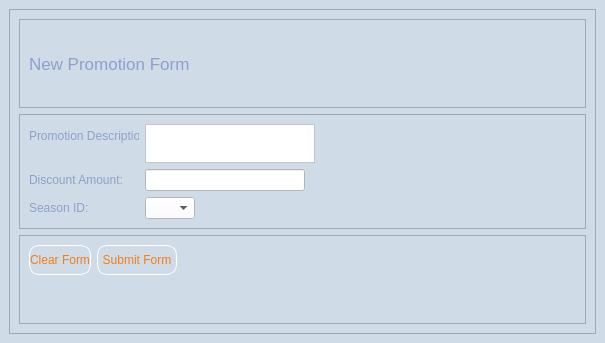
<?xml version="1.0" encoding="UTF-8"?>
<ui version="4.0">
 <class>Promotion</class>
 <widget class="QMainWindow" name="Promotion">
  <property name="geometry">
   <rect>
    <x>0</x>
    <y>0</y>
    <width>605</width>
    <height>343</height>
   </rect>
  </property>
  <property name="windowTitle">
   <string>Promotion</string>
  </property>
  <property name="styleSheet">
   <string notr="true">background-color:#D0DBE8</string>
  </property>
  <widget class="QWidget" name="centralwidget">
   <layout class="QVBoxLayout" name="verticalLayout">
    <item>
     <widget class="QScrollArea" name="scrollArea">
      <property name="styleSheet">
       <string notr="true">QPushButton{border:1px solid white; border-radius:10px;}</string>
      </property>
      <property name="widgetResizable">
       <bool>true</bool>
      </property>
      <widget class="QWidget" name="scrollAreaWidgetContents">
       <property name="geometry">
        <rect>
         <x>0</x>
         <y>0</y>
         <width>585</width>
         <height>323</height>
        </rect>
       </property>
       <layout class="QVBoxLayout" name="verticalLayout_2">
        <item>
         <widget class="QFrame" name="frame">
          <property name="frameShape">
           <enum>QFrame::StyledPanel</enum>
          </property>
          <property name="frameShadow">
           <enum>QFrame::Raised</enum>
          </property>
          <layout class="QHBoxLayout" name="horizontalLayout">
           <item>
            <widget class="QLabel" name="label">
             <property name="font">
              <font>
               <pointsize>13</pointsize>
              </font>
             </property>
             <property name="styleSheet">
              <string notr="true">color:#8FA0C9</string>
             </property>
             <property name="text">
              <string>New Promotion Form</string>
             </property>
            </widget>
           </item>
           <item>
            <widget class="QLabel" name="label_2">
             <property name="maximumSize">
              <size>
               <width>300</width>
               <height>100</height>
              </size>
             </property>
             <property name="text">
              <string/>
             </property>
             <property name="pixmap">
              <pixmap>../../Downloads/MicrosoftTeams-image.png</pixmap>
             </property>
             <property name="scaledContents">
              <bool>true</bool>
             </property>
            </widget>
           </item>
          </layout>
         </widget>
        </item>
        <item>
         <widget class="QFrame" name="frame_2">
          <property name="maximumSize">
           <size>
            <width>16777215</width>
            <height>115</height>
           </size>
          </property>
          <property name="styleSheet">
           <string notr="true">QLineEdit{background-color:white;}

QPushButton{background-color:white;border: 2px solid black; border-radius:10px;}

QLabel{color: #8FA0C9;}

QComboBox{background-color:white;}

QTextEdit{background-color:white;}</string>
          </property>
          <property name="frameShape">
           <enum>QFrame::StyledPanel</enum>
          </property>
          <property name="frameShadow">
           <enum>QFrame::Raised</enum>
          </property>
          <layout class="QFormLayout" name="formLayout">
           <item row="0" column="0">
            <widget class="QLabel" name="label_3">
             <property name="maximumSize">
              <size>
               <width>110</width>
               <height>40</height>
              </size>
             </property>
             <property name="text">
              <string>Promotion Description:</string>
             </property>
            </widget>
           </item>
           <item row="0" column="1">
            <widget class="QTextEdit" name="textEdit_PromotionDescription">
             <property name="maximumSize">
              <size>
               <width>170</width>
               <height>50</height>
              </size>
             </property>
            </widget>
           </item>
           <item row="1" column="0">
            <widget class="QLabel" name="label_4">
             <property name="text">
              <string>Discount Amount:</string>
             </property>
            </widget>
           </item>
           <item row="1" column="1">
            <widget class="QLineEdit" name="lineEdit_DiscountAmount">
             <property name="maximumSize">
              <size>
               <width>160</width>
               <height>180</height>
              </size>
             </property>
             <property name="text">
              <string/>
             </property>
             <property name="maxLength">
              <number>100</number>
             </property>
            </widget>
           </item>
           <item row="2" column="0">
            <widget class="QLabel" name="label_5">
             <property name="text">
              <string>Season ID:</string>
             </property>
            </widget>
           </item>
           <item row="2" column="1">
            <widget class="QComboBox" name="comboBox_SeasonID">
             <property name="maximumSize">
              <size>
               <width>50</width>
               <height>70</height>
              </size>
             </property>
            </widget>
           </item>
          </layout>
         </widget>
        </item>
        <item>
         <widget class="QFrame" name="frame_3">
          <property name="maximumSize">
           <size>
            <width>16777215</width>
            <height>115</height>
           </size>
          </property>
          <property name="styleSheet">
           <string notr="true">QPushButton{color:#F27E14;}

QPushButton::hover{border: solid black; background-color:white;}</string>
          </property>
          <property name="frameShape">
           <enum>QFrame::StyledPanel</enum>
          </property>
          <property name="frameShadow">
           <enum>QFrame::Raised</enum>
          </property>
          <layout class="QFormLayout" name="formLayout_2">
           <item row="0" column="0">
            <widget class="QPushButton" name="pushButton">
             <property name="minimumSize">
              <size>
               <width>0</width>
               <height>30</height>
              </size>
             </property>
             <property name="maximumSize">
              <size>
               <width>80</width>
               <height>10</height>
              </size>
             </property>
             <property name="text">
              <string>Clear Form</string>
             </property>
            </widget>
           </item>
           <item row="0" column="1">
            <widget class="QPushButton" name="pushButton_2">
             <property name="minimumSize">
              <size>
               <width>0</width>
               <height>30</height>
              </size>
             </property>
             <property name="maximumSize">
              <size>
               <width>80</width>
               <height>16777215</height>
              </size>
             </property>
             <property name="text">
              <string>Submit Form</string>
             </property>
            </widget>
           </item>
          </layout>
         </widget>
        </item>
       </layout>
      </widget>
     </widget>
    </item>
   </layout>
  </widget>
 </widget>
 <resources/>
 <connections/>
</ui>
